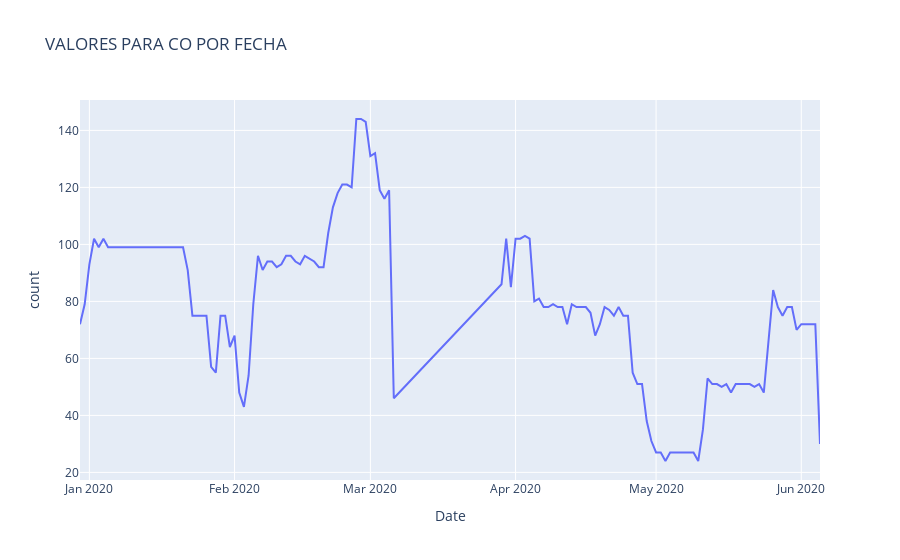

Source (notebook cell):
### Code cell
fig2 = px.line(PEcopa,x='Date',y='count',title="VALORES PARA CO POR FECHA")
fig2.show()

### Figure 1 — Plotly figure (JSON) as saved in the notebook; plotly's stock layout.template omitted (floating-point values rounded to 4 significant figures; data arrays with more than 128 entries replaced by an {"elided": "..."} marker saying what was removed)
{"data": [{"hovertemplate": "Date=%{x}<br>count=%{y}<extra></extra>", "legendgroup": "", "line": {"color": "#636efa", "dash": "solid"}, "mode": "lines", "name": "", "orientation": "v", "showlegend": false, "type": "scatter", "x": {"elided": "137 str values"}, "xaxis": "x", "y": {"elided": "137 int values"}, "yaxis": "y"}], "layout": {"legend": {"tracegroupgap": 0}, "title": {"text": "VALORES PARA CO POR FECHA"}, "xaxis": {"anchor": "y", "domain": [0, 1], "title": {"text": "Date"}}, "yaxis": {"anchor": "x", "domain": [0, 1], "title": {"text": "count"}}}}
